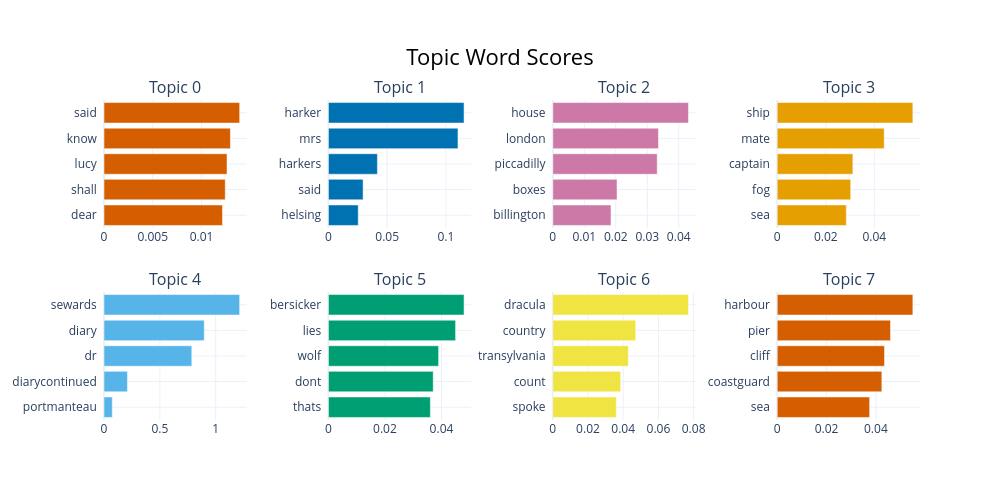

Notebook code for this chart:
### Markdown cell above
##### Topic Barchart

### Code cell
topic_model.visualize_barchart()

### Figure 1 — Plotly figure (JSON) as saved in the notebook; plotly's stock layout.template omitted (floating-point values rounded to 4 significant figures)
{"data": [{"marker": {"color": "#D55E00"}, "orientation": "h", "type": "bar", "x": [0.01215, 0.01243, 0.01261, 0.01296, 0.01391], "xaxis": "x", "y": ["dear  ", "shall  ", "lucy  ", "know  ", "said  "], "yaxis": "y"}, {"marker": {"color": "#0072B2"}, "orientation": "h", "type": "bar", "x": [0.02538, 0.02951, 0.04168, 0.1102, 0.1154], "xaxis": "x2", "y": ["helsing  ", "said  ", "harkers  ", "mrs  ", "harker  "], "yaxis": "y2"}, {"marker": {"color": "#CC79A7"}, "orientation": "h", "type": "bar", "x": [0.01848, 0.02039, 0.03315, 0.03356, 0.04308], "xaxis": "x3", "y": ["billington  ", "boxes  ", "piccadilly  ", "london  ", "house  "], "yaxis": "y3"}, {"marker": {"color": "#E69F00"}, "orientation": "h", "type": "bar", "x": [0.02846, 0.03027, 0.03115, 0.04406, 0.05586], "xaxis": "x4", "y": ["sea  ", "fog  ", "captain  ", "mate  ", "ship  "], "yaxis": "y4"}, {"marker": {"color": "#56B4E9"}, "orientation": "h", "type": "bar", "x": [0.07423, 0.2098, 0.7858, 0.8974, 1.214], "xaxis": "x5", "y": ["portmanteau  ", "diarycontinued  ", "dr  ", "diary  ", "sewards  "], "yaxis": "y5"}, {"marker": {"color": "#009E73"}, "orientation": "h", "type": "bar", "x": [0.03606, 0.03707, 0.03899, 0.04499, 0.04799], "xaxis": "x6", "y": ["thats  ", "dont  ", "wolf  ", "lies  ", "bersicker  "], "yaxis": "y6"}, {"marker": {"color": "#F0E442"}, "orientation": "h", "type": "bar", "x": [0.03608, 0.03857, 0.04291, 0.0471, 0.07708], "xaxis": "x7", "y": ["spoke  ", "count  ", "transylvania  ", "country  ", "dracula  "], "yaxis": "y7"}, {"marker": {"color": "#D55E00"}, "orientation": "h", "type": "bar", "x": [0.03746, 0.04242, 0.0435, 0.04592, 0.05499], "xaxis": "x8", "y": ["sea  ", "coastguard  ", "cliff  ", "pier  ", "harbour  "], "yaxis": "y8"}], "layout": {"annotations": [{"font": {"size": 16}, "showarrow": false, "text": "Topic 0", "x": 0.0875, "xanchor": "center", "xref": "paper", "y": 1, "yanchor": "bottom", "yref": "paper"}, {"font": {"size": 16}, "showarrow": false, "text": "Topic 1", "x": 0.3625, "xanchor": "center", "xref": "paper", "y": 1, "yanchor": "bottom", "yref": "paper"}, {"font": {"size": 16}, "showarrow": false, "text": "Topic 2", "x": 0.6375, "xanchor": "center", "xref": "paper", "y": 1, "yanchor": "bottom", "yref": "paper"}, {"font": {"size": 16}, "showarrow": false, "text": "Topic 3", "x": 0.9125, "xanchor": "center", "xref": "paper", "y": 1, "yanchor": "bottom", "yref": "paper"}, {"font": {"size": 16}, "showarrow": false, "text": "Topic 4", "x": 0.0875, "xanchor": "center", "xref": "paper", "y": 0.4, "yanchor": "bottom", "yref": "paper"}, {"font": {"size": 16}, "showarrow": false, "text": "Topic 5", "x": 0.3625, "xanchor": "center", "xref": "paper", "y": 0.4, "yanchor": "bottom", "yref": "paper"}, {"font": {"size": 16}, "showarrow": false, "text": "Topic 6", "x": 0.6375, "xanchor": "center", "xref": "paper", "y": 0.4, "yanchor": "bottom", "yref": "paper"}, {"font": {"size": 16}, "showarrow": false, "text": "Topic 7", "x": 0.9125, "xanchor": "center", "xref": "paper", "y": 0.4, "yanchor": "bottom", "yref": "paper"}], "height": 500, "hoverlabel": {"bgcolor": "white", "font": {"family": "Rockwell", "size": 16}}, "showlegend": false, "title": {"font": {"color": "Black", "size": 22}, "text": "Topic Word Scores", "x": 0.5, "xanchor": "center", "yanchor": "top"}, "width": 1000, "xaxis": {"anchor": "y", "domain": [0, 0.175], "showgrid": true}, "xaxis2": {"anchor": "y2", "domain": [0.275, 0.45], "showgrid": true}, "xaxis3": {"anchor": "y3", "domain": [0.55, 0.725], "showgrid": true}, "xaxis4": {"anchor": "y4", "domain": [0.825, 1], "showgrid": true}, "xaxis5": {"anchor": "y5", "domain": [0, 0.175], "showgrid": true}, "xaxis6": {"anchor": "y6", "domain": [0.275, 0.45], "showgrid": true}, "xaxis7": {"anchor": "y7", "domain": [0.55, 0.725], "showgrid": true}, "xaxis8": {"anchor": "y8", "domain": [0.825, 1], "showgrid": true}, "yaxis": {"anchor": "x", "domain": [0.6, 1], "showgrid": true}, "yaxis2": {"anchor": "x2", "domain": [0.6, 1], "showgrid": true}, "yaxis3": {"anchor": "x3", "domain": [0.6, 1], "showgrid": true}, "yaxis4": {"anchor": "x4", "domain": [0.6, 1], "showgrid": true}, "yaxis5": {"anchor": "x5", "domain": [0, 0.4], "showgrid": true}, "yaxis6": {"anchor": "x6", "domain": [0, 0.4], "showgrid": true}, "yaxis7": {"anchor": "x7", "domain": [0, 0.4], "showgrid": true}, "yaxis8": {"anchor": "x8", "domain": [0, 0.4], "showgrid": true}}}
